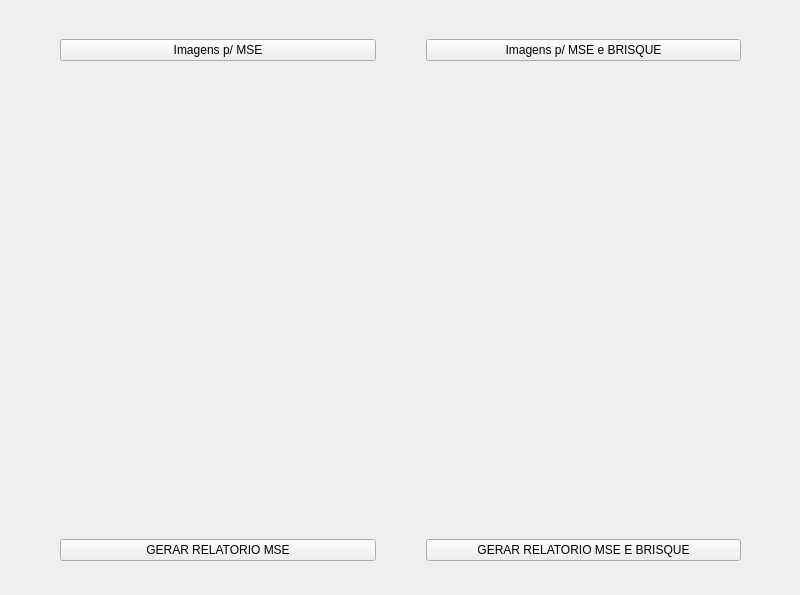
<?xml version="1.0" encoding="UTF-8"?>
<ui version="4.0">
 <class>MainWindow</class>
 <widget class="QMainWindow" name="MainWindow">
  <property name="geometry">
   <rect>
    <x>0</x>
    <y>0</y>
    <width>800</width>
    <height>595</height>
   </rect>
  </property>
  <property name="windowTitle">
   <string>MainWindow</string>
  </property>
  <widget class="QWidget" name="centralwidget">
   <widget class="QWidget" name="horizontalLayoutWidget">
    <property name="geometry">
     <rect>
      <x>10</x>
      <y>10</y>
      <width>781</width>
      <height>80</height>
     </rect>
    </property>
    <layout class="QHBoxLayout" name="horizontalLayout">
     <property name="spacing">
      <number>50</number>
     </property>
     <property name="leftMargin">
      <number>50</number>
     </property>
     <property name="rightMargin">
      <number>50</number>
     </property>
     <item>
      <widget class="QPushButton" name="mse">
       <property name="text">
        <string>Imagens p/ MSE</string>
       </property>
      </widget>
     </item>
     <item>
      <widget class="QPushButton" name="mseBrisque">
       <property name="text">
        <string>Imagens p/ MSE e BRISQUE</string>
       </property>
      </widget>
     </item>
    </layout>
   </widget>
   <widget class="QWidget" name="horizontalLayoutWidget_14">
    <property name="geometry">
     <rect>
      <x>10</x>
      <y>100</y>
      <width>781</width>
      <height>400</height>
     </rect>
    </property>
    <layout class="QHBoxLayout" name="horizontalLayout_3">
     <property name="spacing">
      <number>50</number>
     </property>
     <property name="leftMargin">
      <number>25</number>
     </property>
     <property name="rightMargin">
      <number>25</number>
     </property>
     <item>
      <layout class="QVBoxLayout" name="ITENS01_11">
       <item>
        <layout class="QHBoxLayout" name="ITEM01">
         <item>
          <widget class="QLabel" name="IMG_0">
           <property name="text">
            <string>TextLabel</string>
           </property>
          </widget>
         </item>
         <item>
          <widget class="QLabel" name="MSELB">
           <property name="text">
            <string>MSE:</string>
           </property>
          </widget>
         </item>
         <item>
          <widget class="QLineEdit" name="MSE_0"/>
         </item>
         <item>
          <widget class="QLabel" name="BRISQUELB">
           <property name="text">
            <string>BRISUE:</string>
           </property>
          </widget>
         </item>
         <item>
          <widget class="QLineEdit" name="BRSIQUE_0"/>
         </item>
        </layout>
       </item>
       <item>
        <layout class="QHBoxLayout" name="ITEM02">
         <item>
          <widget class="QLabel" name="IMG_1">
           <property name="text">
            <string>TextLabel</string>
           </property>
          </widget>
         </item>
         <item>
          <widget class="QLabel" name="MSELB_2">
           <property name="text">
            <string>MSE:</string>
           </property>
          </widget>
         </item>
         <item>
          <widget class="QLineEdit" name="MSE_1"/>
         </item>
         <item>
          <widget class="QLabel" name="BRISQUELB_2">
           <property name="text">
            <string>BRISUE:</string>
           </property>
          </widget>
         </item>
         <item>
          <widget class="QLineEdit" name="BRSIQUE_1"/>
         </item>
        </layout>
       </item>
       <item>
        <layout class="QHBoxLayout" name="ITEM03">
         <item>
          <widget class="QLabel" name="IMG_2">
           <property name="text">
            <string>TextLabel</string>
           </property>
          </widget>
         </item>
         <item>
          <widget class="QLabel" name="MSELB_3">
           <property name="text">
            <string>MSE:</string>
           </property>
          </widget>
         </item>
         <item>
          <widget class="QLineEdit" name="MSE_2"/>
         </item>
         <item>
          <widget class="QLabel" name="BRISQUELB_3">
           <property name="text">
            <string>BRISUE:</string>
           </property>
          </widget>
         </item>
         <item>
          <widget class="QLineEdit" name="BRSIQUE_2"/>
         </item>
        </layout>
       </item>
       <item>
        <layout class="QHBoxLayout" name="ITEM04">
         <item>
          <widget class="QLabel" name="IMG_3">
           <property name="text">
            <string>TextLabel</string>
           </property>
          </widget>
         </item>
         <item>
          <widget class="QLabel" name="MSELB_4">
           <property name="text">
            <string>MSE:</string>
           </property>
          </widget>
         </item>
         <item>
          <widget class="QLineEdit" name="MSE_3"/>
         </item>
         <item>
          <widget class="QLabel" name="BRISQUELB_4">
           <property name="text">
            <string>BRISUE:</string>
           </property>
          </widget>
         </item>
         <item>
          <widget class="QLineEdit" name="BRSIQUE_3"/>
         </item>
        </layout>
       </item>
       <item>
        <layout class="QHBoxLayout" name="ITEM05">
         <item>
          <widget class="QLabel" name="IMG_4">
           <property name="text">
            <string>TextLabel</string>
           </property>
          </widget>
         </item>
         <item>
          <widget class="QLabel" name="MSELB_5">
           <property name="text">
            <string>MSE:</string>
           </property>
          </widget>
         </item>
         <item>
          <widget class="QLineEdit" name="MSE_4"/>
         </item>
         <item>
          <widget class="QLabel" name="BRISQUELB_5">
           <property name="text">
            <string>BRISUE:</string>
           </property>
          </widget>
         </item>
         <item>
          <widget class="QLineEdit" name="BRSIQUE_4"/>
         </item>
        </layout>
       </item>
       <item>
        <layout class="QHBoxLayout" name="ITEM06">
         <item>
          <widget class="QLabel" name="IMG_5">
           <property name="text">
            <string>TextLabel</string>
           </property>
          </widget>
         </item>
         <item>
          <widget class="QLabel" name="MSELB_6">
           <property name="text">
            <string>MSE:</string>
           </property>
          </widget>
         </item>
         <item>
          <widget class="QLineEdit" name="MSE_5"/>
         </item>
         <item>
          <widget class="QLabel" name="BRISQUELB_6">
           <property name="text">
            <string>BRISUE:</string>
           </property>
          </widget>
         </item>
         <item>
          <widget class="QLineEdit" name="BRSIQUE_5"/>
         </item>
        </layout>
       </item>
       <item>
        <layout class="QHBoxLayout" name="ITEM07">
         <item>
          <widget class="QLabel" name="IMG_6">
           <property name="text">
            <string>TextLabel</string>
           </property>
          </widget>
         </item>
         <item>
          <widget class="QLabel" name="MSELB_7">
           <property name="text">
            <string>MSE:</string>
           </property>
          </widget>
         </item>
         <item>
          <widget class="QLineEdit" name="MSE_6"/>
         </item>
         <item>
          <widget class="QLabel" name="BRISQUELB_7">
           <property name="text">
            <string>BRISUE:</string>
           </property>
          </widget>
         </item>
         <item>
          <widget class="QLineEdit" name="BRSIQUE_6"/>
         </item>
        </layout>
       </item>
       <item>
        <layout class="QHBoxLayout" name="ITEM08">
         <item>
          <widget class="QLabel" name="IMG_7">
           <property name="text">
            <string>TextLabel</string>
           </property>
          </widget>
         </item>
         <item>
          <widget class="QLabel" name="MSELB_8">
           <property name="text">
            <string>MSE:</string>
           </property>
          </widget>
         </item>
         <item>
          <widget class="QLineEdit" name="MSE_7"/>
         </item>
         <item>
          <widget class="QLabel" name="BRISQUELB_8">
           <property name="text">
            <string>BRISUE:</string>
           </property>
          </widget>
         </item>
         <item>
          <widget class="QLineEdit" name="BRSIQUE_7"/>
         </item>
        </layout>
       </item>
       <item>
        <layout class="QHBoxLayout" name="ITEM09">
         <item>
          <widget class="QLabel" name="IMG_8">
           <property name="text">
            <string>TextLabel</string>
           </property>
          </widget>
         </item>
         <item>
          <widget class="QLabel" name="MSELB_9">
           <property name="text">
            <string>MSE:</string>
           </property>
          </widget>
         </item>
         <item>
          <widget class="QLineEdit" name="MSE_8"/>
         </item>
         <item>
          <widget class="QLabel" name="BRISQUELB_9">
           <property name="text">
            <string>BRISUE:</string>
           </property>
          </widget>
         </item>
         <item>
          <widget class="QLineEdit" name="BRSIQUE_8"/>
         </item>
        </layout>
       </item>
       <item>
        <layout class="QHBoxLayout" name="ITEM10">
         <item>
          <widget class="QLabel" name="IMG_9">
           <property name="text">
            <string>TextLabel</string>
           </property>
          </widget>
         </item>
         <item>
          <widget class="QLabel" name="MSELB_10">
           <property name="text">
            <string>MSE:</string>
           </property>
          </widget>
         </item>
         <item>
          <widget class="QLineEdit" name="MSE_9"/>
         </item>
         <item>
          <widget class="QLabel" name="BRISQUELB_10">
           <property name="text">
            <string>BRISUE:</string>
           </property>
          </widget>
         </item>
         <item>
          <widget class="QLineEdit" name="BRSIQUE_9"/>
         </item>
        </layout>
       </item>
       <item>
        <layout class="QHBoxLayout" name="ITEM11">
         <item>
          <widget class="QLabel" name="IMG_10">
           <property name="text">
            <string>TextLabel</string>
           </property>
          </widget>
         </item>
         <item>
          <widget class="QLabel" name="MSELB_11">
           <property name="text">
            <string>MSE:</string>
           </property>
          </widget>
         </item>
         <item>
          <widget class="QLineEdit" name="MSE_10"/>
         </item>
         <item>
          <widget class="QLabel" name="BRISQUELB_11">
           <property name="text">
            <string>BRISUE:</string>
           </property>
          </widget>
         </item>
         <item>
          <widget class="QLineEdit" name="BRSIQUE_10"/>
         </item>
        </layout>
       </item>
       <item>
        <layout class="QHBoxLayout" name="ITEM12">
         <item>
          <widget class="QLabel" name="IMG_11">
           <property name="text">
            <string>TextLabel</string>
           </property>
          </widget>
         </item>
         <item>
          <widget class="QLabel" name="MSELB_12">
           <property name="text">
            <string>MSE:</string>
           </property>
          </widget>
         </item>
         <item>
          <widget class="QLineEdit" name="MSE_11"/>
         </item>
         <item>
          <widget class="QLabel" name="BRISQUELB_12">
           <property name="text">
            <string>BRISUE:</string>
           </property>
          </widget>
         </item>
         <item>
          <widget class="QLineEdit" name="BRSIQUE_11"/>
         </item>
        </layout>
       </item>
      </layout>
     </item>
     <item>
      <layout class="QVBoxLayout" name="ITENS12_23">
       <item>
        <layout class="QHBoxLayout" name="ITEM01_2">
         <item>
          <widget class="QLabel" name="IMG_12">
           <property name="text">
            <string>TextLabel</string>
           </property>
          </widget>
         </item>
         <item>
          <widget class="QLabel" name="MSELB_13">
           <property name="text">
            <string>MSE:</string>
           </property>
          </widget>
         </item>
         <item>
          <widget class="QLineEdit" name="MSE_12"/>
         </item>
         <item>
          <widget class="QLabel" name="BRISQUELB_13">
           <property name="text">
            <string>BRISUE:</string>
           </property>
          </widget>
         </item>
         <item>
          <widget class="QLineEdit" name="BRSIQUE_12"/>
         </item>
        </layout>
       </item>
       <item>
        <layout class="QHBoxLayout" name="ITEM02_2">
         <item>
          <widget class="QLabel" name="IMG_13">
           <property name="text">
            <string>TextLabel</string>
           </property>
          </widget>
         </item>
         <item>
          <widget class="QLabel" name="MSELB_14">
           <property name="text">
            <string>MSE:</string>
           </property>
          </widget>
         </item>
         <item>
          <widget class="QLineEdit" name="MSE_13"/>
         </item>
         <item>
          <widget class="QLabel" name="BRISQUELB_14">
           <property name="text">
            <string>BRISUE:</string>
           </property>
          </widget>
         </item>
         <item>
          <widget class="QLineEdit" name="BRSIQUE_13"/>
         </item>
        </layout>
       </item>
       <item>
        <layout class="QHBoxLayout" name="ITEM03_2">
         <item>
          <widget class="QLabel" name="IMG_14">
           <property name="text">
            <string>TextLabel</string>
           </property>
          </widget>
         </item>
         <item>
          <widget class="QLabel" name="MSELB_15">
           <property name="text">
            <string>MSE:</string>
           </property>
          </widget>
         </item>
         <item>
          <widget class="QLineEdit" name="MSE_14"/>
         </item>
         <item>
          <widget class="QLabel" name="BRISQUELB_15">
           <property name="text">
            <string>BRISUE:</string>
           </property>
          </widget>
         </item>
         <item>
          <widget class="QLineEdit" name="BRSIQUE_14"/>
         </item>
        </layout>
       </item>
       <item>
        <layout class="QHBoxLayout" name="ITEM04_2">
         <item>
          <widget class="QLabel" name="IMG_15">
           <property name="text">
            <string>TextLabel</string>
           </property>
          </widget>
         </item>
         <item>
          <widget class="QLabel" name="MSELB_16">
           <property name="text">
            <string>MSE:</string>
           </property>
          </widget>
         </item>
         <item>
          <widget class="QLineEdit" name="MSE_15"/>
         </item>
         <item>
          <widget class="QLabel" name="BRISQUELB_16">
           <property name="text">
            <string>BRISUE:</string>
           </property>
          </widget>
         </item>
         <item>
          <widget class="QLineEdit" name="BRSIQUE_15"/>
         </item>
        </layout>
       </item>
       <item>
        <layout class="QHBoxLayout" name="ITEM05_2">
         <item>
          <widget class="QLabel" name="IMG_16">
           <property name="text">
            <string>TextLabel</string>
           </property>
          </widget>
         </item>
         <item>
          <widget class="QLabel" name="MSELB_17">
           <property name="text">
            <string>MSE:</string>
           </property>
          </widget>
         </item>
         <item>
          <widget class="QLineEdit" name="MSE_16"/>
         </item>
         <item>
          <widget class="QLabel" name="BRISQUELB_17">
           <property name="text">
            <string>BRISUE:</string>
           </property>
          </widget>
         </item>
         <item>
          <widget class="QLineEdit" name="BRSIQUE_16"/>
         </item>
        </layout>
       </item>
       <item>
        <layout class="QHBoxLayout" name="ITEM06_2">
         <item>
          <widget class="QLabel" name="IMG_17">
           <property name="text">
            <string>TextLabel</string>
           </property>
          </widget>
         </item>
         <item>
          <widget class="QLabel" name="MSELB_18">
           <property name="text">
            <string>MSE:</string>
           </property>
          </widget>
         </item>
         <item>
          <widget class="QLineEdit" name="MSE_17"/>
         </item>
         <item>
          <widget class="QLabel" name="BRISQUELB_18">
           <property name="text">
            <string>BRISUE:</string>
           </property>
          </widget>
         </item>
         <item>
          <widget class="QLineEdit" name="BRSIQUE_17"/>
         </item>
        </layout>
       </item>
       <item>
        <layout class="QHBoxLayout" name="ITEM07_2">
         <item>
          <widget class="QLabel" name="IMG_18">
           <property name="text">
            <string>TextLabel</string>
           </property>
          </widget>
         </item>
         <item>
          <widget class="QLabel" name="MSELB_19">
           <property name="text">
            <string>MSE:</string>
           </property>
          </widget>
         </item>
         <item>
          <widget class="QLineEdit" name="MSE_18"/>
         </item>
         <item>
          <widget class="QLabel" name="BRISQUELB_19">
           <property name="text">
            <string>BRISUE:</string>
           </property>
          </widget>
         </item>
         <item>
          <widget class="QLineEdit" name="BRSIQUE_18"/>
         </item>
        </layout>
       </item>
       <item>
        <layout class="QHBoxLayout" name="ITEM08_2">
         <item>
          <widget class="QLabel" name="IMG_19">
           <property name="text">
            <string>TextLabel</string>
           </property>
          </widget>
         </item>
         <item>
          <widget class="QLabel" name="MSELB_20">
           <property name="text">
            <string>MSE:</string>
           </property>
          </widget>
         </item>
         <item>
          <widget class="QLineEdit" name="MSE_19"/>
         </item>
         <item>
          <widget class="QLabel" name="BRISQUELB_20">
           <property name="text">
            <string>BRISUE:</string>
           </property>
          </widget>
         </item>
         <item>
          <widget class="QLineEdit" name="BRSIQUE_19"/>
         </item>
        </layout>
       </item>
       <item>
        <layout class="QHBoxLayout" name="ITEM09_2">
         <item>
          <widget class="QLabel" name="IMG_20">
           <property name="text">
            <string>TextLabel</string>
           </property>
          </widget>
         </item>
         <item>
          <widget class="QLabel" name="MSELB_21">
           <property name="text">
            <string>MSE:</string>
           </property>
          </widget>
         </item>
         <item>
          <widget class="QLineEdit" name="MSE_20"/>
         </item>
         <item>
          <widget class="QLabel" name="BRISQUELB_21">
           <property name="text">
            <string>BRISUE:</string>
           </property>
          </widget>
         </item>
         <item>
          <widget class="QLineEdit" name="BRSIQUE_20"/>
         </item>
        </layout>
       </item>
       <item>
        <layout class="QHBoxLayout" name="ITEM10_2">
         <item>
          <widget class="QLabel" name="IMG_21">
           <property name="text">
            <string>TextLabel</string>
           </property>
          </widget>
         </item>
         <item>
          <widget class="QLabel" name="MSELB_22">
           <property name="text">
            <string>MSE:</string>
           </property>
          </widget>
         </item>
         <item>
          <widget class="QLineEdit" name="MSE_21"/>
         </item>
         <item>
          <widget class="QLabel" name="BRISQUELB_22">
           <property name="text">
            <string>BRISUE:</string>
           </property>
          </widget>
         </item>
         <item>
          <widget class="QLineEdit" name="BRSIQUE_21"/>
         </item>
        </layout>
       </item>
       <item>
        <layout class="QHBoxLayout" name="ITEM11_2">
         <item>
          <widget class="QLabel" name="IMG_22">
           <property name="text">
            <string>TextLabel</string>
           </property>
          </widget>
         </item>
         <item>
          <widget class="QLabel" name="MSELB_23">
           <property name="text">
            <string>MSE:</string>
           </property>
          </widget>
         </item>
         <item>
          <widget class="QLineEdit" name="MSE_22"/>
         </item>
         <item>
          <widget class="QLabel" name="BRISQUELB_23">
           <property name="text">
            <string>BRISUE:</string>
           </property>
          </widget>
         </item>
         <item>
          <widget class="QLineEdit" name="BRSIQUE_22"/>
         </item>
        </layout>
       </item>
       <item>
        <layout class="QHBoxLayout" name="ITEM12_2">
         <item>
          <widget class="QLabel" name="IMG_23">
           <property name="text">
            <string>TextLabel</string>
           </property>
          </widget>
         </item>
         <item>
          <widget class="QLabel" name="MSELB_24">
           <property name="text">
            <string>MSE:</string>
           </property>
          </widget>
         </item>
         <item>
          <widget class="QLineEdit" name="MSE_23"/>
         </item>
         <item>
          <widget class="QLabel" name="BRISQUELB_24">
           <property name="text">
            <string>BRISUE:</string>
           </property>
          </widget>
         </item>
         <item>
          <widget class="QLineEdit" name="BRSIQUE_23"/>
         </item>
        </layout>
       </item>
      </layout>
     </item>
    </layout>
   </widget>
   <widget class="QWidget" name="horizontalLayoutWidget_15">
    <property name="geometry">
     <rect>
      <x>10</x>
      <y>510</y>
      <width>781</width>
      <height>80</height>
     </rect>
    </property>
    <layout class="QHBoxLayout" name="horizontalLayout_4">
     <property name="spacing">
      <number>50</number>
     </property>
     <property name="leftMargin">
      <number>50</number>
     </property>
     <property name="rightMargin">
      <number>50</number>
     </property>
     <item>
      <widget class="QPushButton" name="RELATORIO_MSE">
       <property name="text">
        <string>GERAR RELATORIO MSE</string>
       </property>
      </widget>
     </item>
     <item>
      <widget class="QPushButton" name="RELATORIO_MSE_BRISQUE">
       <property name="text">
        <string>GERAR RELATORIO MSE E BRISQUE</string>
       </property>
      </widget>
     </item>
    </layout>
   </widget>
  </widget>
 </widget>
 <resources/>
 <connections/>
</ui>
